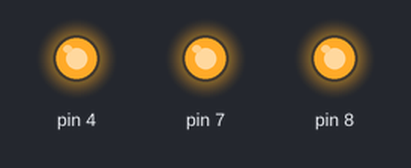
Simulated run of this sketch. Board: Arduino Uno, built with avr-gcc and run on an emulated ATmega328P. Shown: output pins drawn as LEDs (lit = HIGH).

Above: at 0.2 s.
At 4.7 s:
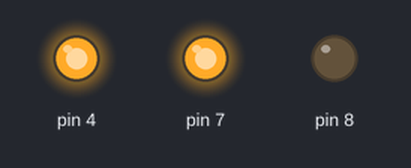
At 15.7 s:
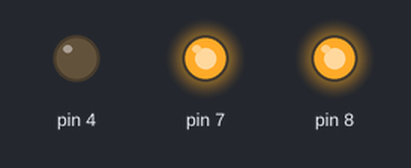
At 31.7 s:
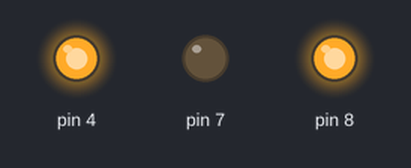
Timing chart, 0 to 32.5 s (numbered marks = the images above):
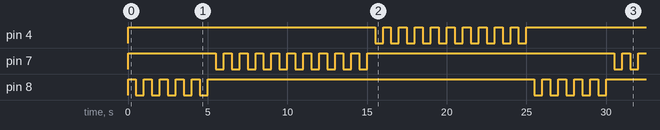

The sketch:

LED.ino
```cpp
void setup() {
  // put your setup code here, to run once:
  pinMode(8,OUTPUT);
  pinMode(7,OUTPUT);
  pinMode(4,OUTPUT);

}

void loop() {
  // put your main code here, to run repeatedly:

  digitalWrite(7,HIGH);
  digitalWrite(4,HIGH);
  //Red
  digitalWrite(8,HIGH);
  delay(500);
  digitalWrite(8,LOW);
  delay(500);
  //Red
  digitalWrite(8,HIGH);
  delay(500);
  digitalWrite(8,LOW);
  delay(500);
  //Red
  digitalWrite(8,HIGH);
  delay(500);
  digitalWrite(8,LOW);
  delay(500);
  //Red
  digitalWrite(8,HIGH);
  delay(500);
  digitalWrite(8,LOW);
  delay(500);
  //Red
  digitalWrite(8,HIGH);
  delay(500);
  digitalWrite(8,LOW);
  delay(500);

  digitalWrite(8,HIGH);
  //green
  digitalWrite(7,HIGH);
  delay(500);
  digitalWrite(7,LOW);
  delay(500);
   //green
  digitalWrite(7,HIGH);
  delay(500);
  digitalWrite(7,LOW);
  delay(500);
   //green
  digitalWrite(7,HIGH);
  delay(500);
  digitalWrite(7,LOW);
  delay(500);
   //green
  digitalWrite(7,HIGH);
  delay(500);
  digitalWrite(7,LOW);
  delay(500);
   //green
  digitalWrite(7,HIGH);
  delay(500);
  digitalWrite(7,LOW);
  delay(500);
   //green
  digitalWrite(7,HIGH);
  delay(500);
  digitalWrite(7,LOW);
  delay(500);
   //green
  digitalWrite(7,HIGH);
  delay(500);
  digitalWrite(7,LOW);
  delay(500);
   //green
  digitalWrite(7,HIGH);
  delay(500);
  digitalWrite(7,LOW);
  delay(500);
   //green
  digitalWrite(7,HIGH);
  delay(500);
  digitalWrite(7,LOW);
  delay(500);
   //green
  digitalWrite(7,HIGH);
  delay(500);
  digitalWrite(7,LOW);
  delay(500);

  digitalWrite(7,HIGH);
  //blue
  digitalWrite(4,HIGH);
  delay(500);
  digitalWrite(4,LOW);
  delay(500);
  //blue
  digitalWrite(4,HIGH);
  delay(500);
  digitalWrite(4,LOW);
  delay(500);
  //blue
  digitalWrite(4,HIGH);
  delay(500);
  digitalWrite(4,LOW);
  delay(500);
  //blue
  digitalWrite(4,HIGH);
  delay(500);
  digitalWrite(4,LOW);
  delay(500);
  //blue
  digitalWrite(4,HIGH);
  delay(500);
  digitalWrite(4,LOW);
  delay(500);
  //blue
  digitalWrite(4,HIGH);
  delay(500);
  digitalWrite(4,LOW);
  delay(500);
  //blue
  digitalWrite(4,HIGH);
  delay(500);
  digitalWrite(4,LOW);
  delay(500);
  //blue
  digitalWrite(4,HIGH);
  delay(500);
  digitalWrite(4,LOW);
  delay(500);
  //blue
  digitalWrite(4,HIGH);
  delay(500);
  digitalWrite(4,LOW);
  delay(500);
  //blue
  digitalWrite(4,HIGH);
  delay(500);
  digitalWrite(4,LOW);
  delay(500);
  // //blue
  // digitalWrite(4,HIGH);
  // delay(500);
  // digitalWrite(4,LOW);
  // delay(500);
  // //blue
  // digitalWrite(4,HIGH);
  // delay(500);
  // digitalWrite(4,LOW);
  // delay(500);
  // //blue
  // digitalWrite(4,HIGH);
  // delay(500);
  // digitalWrite(4,LOW);
  // delay(500);
  // //blue
  // digitalWrite(4,HIGH);
  // delay(500);
  // digitalWrite(4,LOW);
  // delay(500);
  // //blue
  // digitalWrite(4,HIGH);
  // delay(500);
  // digitalWrite(4,LOW);
  // delay(500);

}
```

Measured:
- by itself, pin 4, pin 7: repeats every 25.0 s: 9 × (LOW 0.50 s, HIGH 0.50 s), LOW 0.50 s, HIGH 15.5 s
- by itself, pin 8: repeats every 25.0 s: 4 × (LOW 0.50 s, HIGH 0.50 s), LOW 0.50 s, HIGH 20.5 s
- by itself, everything shown: repeats every 25.0 s, in 50 steps
